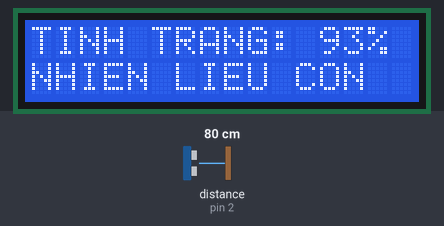
Bench run of a sketch on a simulated Arduino Uno, built with avr-gcc and run on an emulated ATmega328P. Parts: 16×2 character LCD. Wiring (inferred from the names in the program): ultrasonic range finder: trigger pin 3; echo pin 2. The test bench sets the inputs (shaded band); at power-on: distance to the obstacle (sensor on pin 2) 80 cm. The echo pulse lasts 58.3 µs per cm.

Above: at 1.2 s.
1.3 s: distance to the obstacle (sensor on pin 2) set to 2 cm
At 2.5 s:
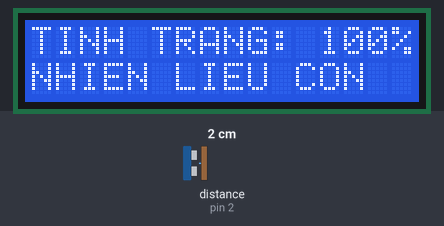
2.8 s: distance to the obstacle (sensor on pin 2) set to 18 cm
At 3.7 s:
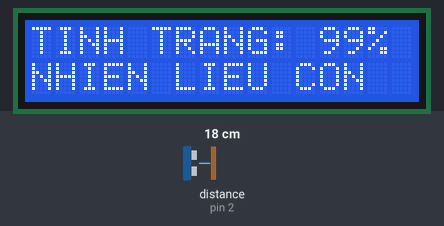
4.3 s: distance to the obstacle (sensor on pin 2) set to 35 cm
At 4.9 s:
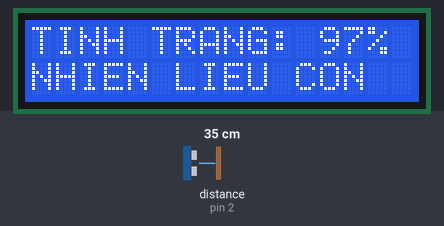
Timing chart, 0 to 7.3 s (numbered marks = the images above; inputs shaded):
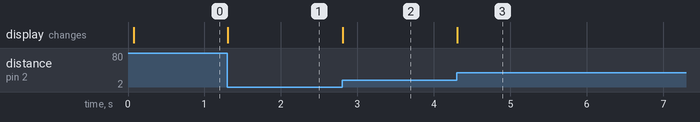

Measured:
- after the input at 1.3 s, the display: changes at once (image 1)
- after the input at 2.8 s, the display: changes at once (image 2)
- after the input at 4.3 s, the display: changes at once (image 3)

The sketch:

code.ino
```cpp
#include <TinyGPS.h>
#include <LiquidCrystal.h>
LiquidCrystal lcd(4,6,7,8,9,10);
const int trig = 3;
const int echo = 2;
TinyGPS gps;
void setup()
{
  Serial.begin(9600);
  lcd.begin(16,2);
  lcd.setCursor(0, 0);
  lcd.print("TINH TRANG:");
  pinMode(trig, OUTPUT);
  pinMode(echo, INPUT);
}

void loop()
{
  bool newData = false;
  unsigned long chars;
  unsigned short sentences, failed;
  unsigned long duration;
  int distance;
  digitalWrite(trig, 0);
  delayMicroseconds(2);
  digitalWrite(trig, 1);
  delayMicroseconds(5);
  digitalWrite(trig, 0);
  duration = pulseIn(echo, HIGH);
  distance = int(duration / 2 / 29.412);
  int val= map(distance,0,1106,100,0);
  lcd.setCursor(12, 0);
  lcd.print(val);
  lcd.print("% ");
  if(val<=30)
  {
    lcd.setCursor(0, 1);
    lcd.print("NAP NHIEN LIEU");
    while (Serial.available())
    {
      char c = Serial.read();
      Serial.print(c);
      if (gps.encode(c))
        newData = true;
    }
  if (newData)
  {
    float flat, flon;
    unsigned long age;
    gps.f_get_position(&flat, &flon, &age);
    Serial.print("Latitude = ");
    Serial.println(flat == TinyGPS::GPS_INVALID_F_ANGLE ? 0.0 : flat, 6);
    Serial.print(" Longitude = ");
    Serial.println(flon == TinyGPS::GPS_INVALID_F_ANGLE ? 0.0 : flon, 6);
  }
 }
 else
  {
    lcd.setCursor(0, 1);
    lcd.print("NHIEN LIEU CON");
  }
  }
```
